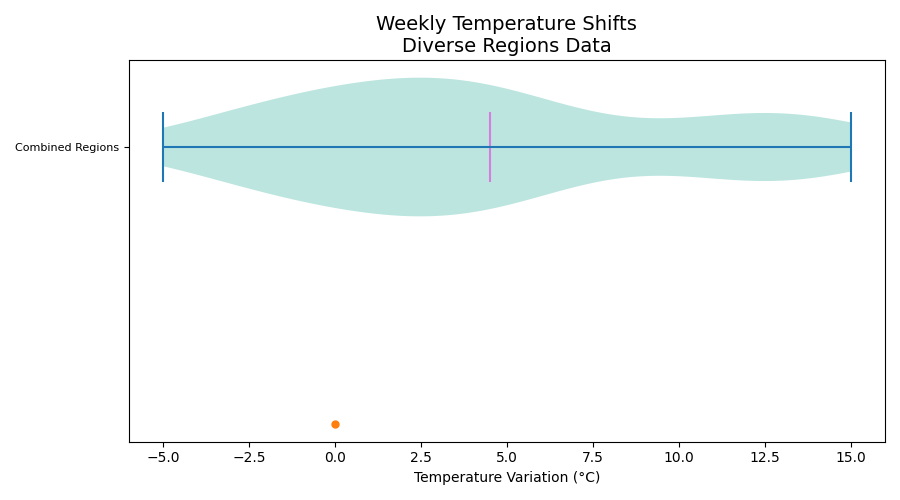

The script that drew this image:
import matplotlib.pyplot as plt

# Removed the last negative data group
data = [-5, -3, 0, 2, 1, -1, -4, 3, 2, 0, -2, -3, 1, 2, -3, 0, 3, -1, 4, 3, -2, 0, 3, -1, 2, 3, -1, -2, 1, 2, 
        2, 4, 5, 6, 7, 6, 5, 4, 4, 5, 6, 7, 6, 5, 4, 10, 15, 13, 14, 12, 13, 15, 14, 12, 10, 11, 12, 13, 14, 12]

plt.figure(figsize=(9, 5))

parts = plt.violinplot(data, vert=False, showmeans=True, showmedians=False)

for pc in parts['bodies']:
    pc.set_facecolor('#21AA95')
parts['cmeans'].set_color('#D67DE1')

plt.title('Weekly Temperature Shifts\nDiverse Regions Data', fontsize=14, fontweight='regular')
plt.xlabel('Temperature Variation (°C)', fontsize=10)
plt.yticks([1], ['Combined Regions'], fontsize=8)

plt.grid(visible=False, axis='x')
plt.plot([0], marker='o', markersize=5)
plt.tight_layout()
plt.show()
